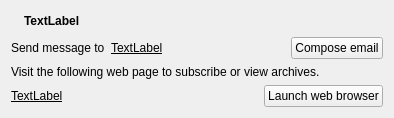
<?xml version="1.0" encoding="UTF-8"?>
<ui version="4.0">
 <class>maillist</class>
 <widget class="QWidget" name="maillist">
  <property name="geometry">
   <rect>
    <x>0</x>
    <y>0</y>
    <width>394</width>
    <height>112</height>
   </rect>
  </property>
  <property name="windowTitle">
   <string>Form</string>
  </property>
  <layout class="QVBoxLayout" name="verticalLayout">
   <item>
    <layout class="QHBoxLayout" name="horizontalLayout_3">
     <item>
      <widget class="QLabel" name="label">
       <property name="text">
        <string/>
       </property>
       <property name="pixmap">
        <pixmap resource="bugreport.qrc">:/images/internet-mail.png</pixmap>
       </property>
      </widget>
     </item>
     <item>
      <widget class="QLabel" name="ListNameLabel">
       <property name="font">
        <font>
         <weight>75</weight>
         <bold>true</bold>
        </font>
       </property>
       <property name="text">
        <string>TextLabel</string>
       </property>
      </widget>
     </item>
     <item>
      <spacer name="horizontalSpacer_3">
       <property name="orientation">
        <enum>Qt::Horizontal</enum>
       </property>
       <property name="sizeHint" stdset="0">
        <size>
         <width>40</width>
         <height>20</height>
        </size>
       </property>
      </spacer>
     </item>
    </layout>
   </item>
   <item>
    <layout class="QHBoxLayout" name="horizontalLayout_2">
     <item>
      <widget class="QLabel" name="label_4">
       <property name="text">
        <string>Send message to</string>
       </property>
      </widget>
     </item>
     <item>
      <widget class="QLabel" name="ListEmailLabel">
       <property name="font">
        <font>
         <underline>true</underline>
        </font>
       </property>
       <property name="text">
        <string>TextLabel</string>
       </property>
       <property name="textInteractionFlags">
        <set>Qt::TextBrowserInteraction</set>
       </property>
      </widget>
     </item>
     <item>
      <spacer name="horizontalSpacer">
       <property name="orientation">
        <enum>Qt::Horizontal</enum>
       </property>
       <property name="sizeHint" stdset="0">
        <size>
         <width>40</width>
         <height>20</height>
        </size>
       </property>
      </spacer>
     </item>
     <item>
      <widget class="QPushButton" name="EMailButton">
       <property name="text">
        <string>Compose email</string>
       </property>
      </widget>
     </item>
    </layout>
   </item>
   <item>
    <layout class="QGridLayout" name="gridLayout">
     <item row="0" column="0" colspan="3">
      <widget class="QLabel" name="label_2">
       <property name="text">
        <string>Visit the following web page to subscribe or view archives.</string>
       </property>
      </widget>
     </item>
     <item row="1" column="0">
      <widget class="QLabel" name="ListURLLabel">
       <property name="font">
        <font>
         <underline>true</underline>
        </font>
       </property>
       <property name="text">
        <string>TextLabel</string>
       </property>
       <property name="openExternalLinks">
        <bool>true</bool>
       </property>
       <property name="textInteractionFlags">
        <set>Qt::TextBrowserInteraction</set>
       </property>
      </widget>
     </item>
     <item row="1" column="1">
      <spacer name="horizontalSpacer_2">
       <property name="orientation">
        <enum>Qt::Horizontal</enum>
       </property>
       <property name="sizeHint" stdset="0">
        <size>
         <width>40</width>
         <height>20</height>
        </size>
       </property>
      </spacer>
     </item>
     <item row="1" column="2">
      <widget class="QPushButton" name="BrowserButton">
       <property name="text">
        <string>Launch web browser</string>
       </property>
      </widget>
     </item>
    </layout>
   </item>
  </layout>
 </widget>
 <resources>
  <include location="bugreport.qrc"/>
 </resources>
 <connections/>
</ui>
